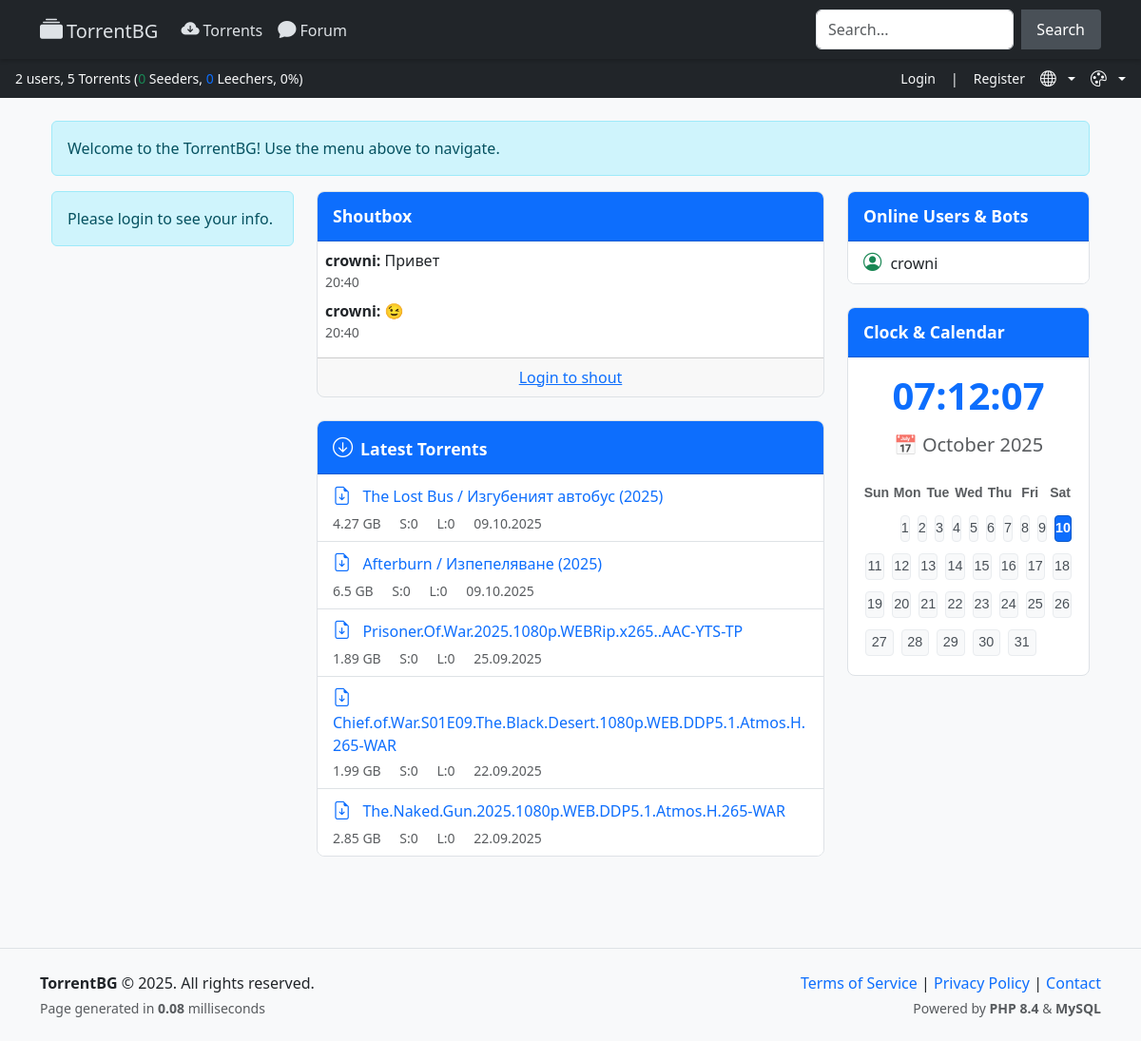
The page / on the database its author committed.
### tables this page shows
CREATE TABLE IF NOT EXISTS `blocks` (
  `id` int UNSIGNED NOT NULL AUTO_INCREMENT,
  `name` varchar(50) NOT NULL,
  `title` varchar(100) NOT NULL,
  `position` enum('left','center','right') NOT NULL DEFAULT 'center',
  `order` tinyint UNSIGNED NOT NULL DEFAULT '0',
  `is_active` tinyint(1) NOT NULL DEFAULT '1',
  `is_locked` tinyint(1) NOT NULL DEFAULT '0',
  PRIMARY KEY (`id`),
  UNIQUE KEY `name` (`name`)
);

CREATE TABLE IF NOT EXISTS `shoutbox` (
  `id` int UNSIGNED NOT NULL AUTO_INCREMENT,
  `user_id` int UNSIGNED NOT NULL,
  `message` text NOT NULL,
  `created_at` datetime DEFAULT CURRENT_TIMESTAMP,
  PRIMARY KEY (`id`),
  KEY `user_id` (`user_id`)
);

CREATE TABLE IF NOT EXISTS `users` (
  `id` int UNSIGNED NOT NULL AUTO_INCREMENT,
  `username` varchar(50) NOT NULL,
  `email` varchar(100) NOT NULL,
  `password` varchar(255) NOT NULL,
  `rank` tinyint UNSIGNED NOT NULL DEFAULT '2' COMMENT '1=Guest,2=User,3=Uploader,4=Validator,5=Moderator,6=Owner',
  `created_at` timestamp NULL DEFAULT CURRENT_TIMESTAMP,
  `last_login` datetime DEFAULT NULL,
  `language` varchar(5) DEFAULT 'en',
  `style` varchar(10) DEFAULT 'light',
  `unread_notifications` int UNSIGNED NOT NULL DEFAULT '0',
  PRIMARY KEY (`id`),
  UNIQUE KEY `username` (`username`),
  UNIQUE KEY `email` (`email`)
);

CREATE TABLE IF NOT EXISTS `torrents` (
  `id` int UNSIGNED NOT NULL AUTO_INCREMENT,
  `info_hash` varchar(40) NOT NULL,
  `name` varchar(255) NOT NULL,
  `description` text,
  `poster` varchar(255) DEFAULT NULL,
  `imdb_link` varchar(255) DEFAULT NULL,
  `youtube_link` varchar(255) DEFAULT NULL,
  `category_id` int UNSIGNED NOT NULL DEFAULT '1',
  `uploader_id` int UNSIGNED NOT NULL,
  `size` bigint UNSIGNED NOT NULL,
  `files_count` int UNSIGNED NOT NULL DEFAULT '1',
  `seeders` int UNSIGNED NOT NULL DEFAULT '0',
  `leechers` int UNSIGNED NOT NULL DEFAULT '0',
  `completed` int UNSIGNED NOT NULL DEFAULT '0',
  `uploaded_at` datetime DEFAULT CURRENT_TIMESTAMP,
  `updated_at` datetime DEFAULT CURRENT_TIMESTAMP ON UPDATE CURRENT_TIMESTAMP,
  PRIMARY KEY (`id`),
  UNIQUE KEY `info_hash` (`info_hash`)
);

CREATE TABLE IF NOT EXISTS `online_users` (
  `user_id` int UNSIGNED NOT NULL,
  `last_activity` datetime NOT NULL,
  `is_bot` tinyint(1) NOT NULL DEFAULT '0',
  PRIMARY KEY (`user_id`)
);

### includes/Language.php (called while the page is built, shortened)
<?php
class Language {
    private string $langCode;
    private array $translations = [];
    public function __construct(string $langCode = 'en') {
        $supported = ['en', 'bg', 'fr', 'de', 'ru'];
        $this->langCode = in_array($langCode, $supported) ? $langCode : 'en';
    }
    private function loadLanguage(): void {
        $file = __DIR__ . "/../language/{$this->langCode}.php";
        if (file_exists($file)) {
            $this->translations = require $file;
        } else {
            $this->translations = require __DIR__ . '/../language/en.php';
        }
    }
    public function get(string $key, ...$params): string {
        $text = $this->translations[$key] ?? "{{$key}}";
        return $params ? vsprintf($text, array_map('htmlspecialchars', $params)) : htmlspecialchars($text);
    }
}

### includes/Auth.php (called while the page is built, shortened)
<?php
class Auth {
    private ?array $user = null;
    public function isLoggedIn(): bool {
        return $this->user !== null;
    }
}

### blocks/latest_torrents.php (the view, shortened to what this page needs)
<?php
$stmt = $pdo->prepare("SELECT id, name, size, seeders, leechers, uploaded_at FROM torrents ORDER BY uploaded_at DESC LIMIT 5");
$stmt->execute();
$torrents = $stmt->fetchAll(PDO::FETCH_ASSOC);
?>
<div class="card mb-4">
    <div class="card-header">
        <i class="bi bi-arrow-down-circle me-2"></i><?= htmlspecialchars($lang->get('latest_torrents')) ?>
    </div>
    <div class="card-body p-0">
        <ul class="list-group list-group-flush">
            <?php foreach ($torrents as $t): ?>
                <li class="list-group-item">
                    <a href="/torrent.php?id=<?= $t['id'] ?>" class="text-decoration-none">
                        <i class="bi bi-file-earmark-arrow-down me-2 text-primary"></i>
                        <?= htmlspecialchars($t['name']) ?>
                    </a>
                    <div class="small text-muted mt-1">
                        <span class="me-3"><?= formatBytes($t['size']) ?></span>
                        <span class="me-3">S:<?= $t['seeders'] ?></span>
                        <span class="me-3">L:<?= $t['leechers'] ?></span>
                        <span><?= date('d.m.Y', strtotime($t['uploaded_at'])) ?></span>
                    </div>
                </li>
            <?php endforeach; ?>
        </ul>
    </div>
</div>
<?php
function formatBytes(int $bytes, int $precision = 2): string {
    $units = ['B', 'KB', 'MB', 'GB', 'TB'];
    $bytes = max($bytes, 0);
    $pow = floor(($bytes ? log($bytes) : 0) / log(1024));
    $pow = min($pow, count($units) - 1);
    $bytes /= (1 << (10 * $pow));
    return round($bytes, $precision) . ' ' . $units[$pow];
}
?>

### index.php
<?php
require_once __DIR__ . '/templates/header.php';
require_once __DIR__ . '/includes/BlockManager.php';
$lang = new Language($_SESSION['lang'] ?? 'en');
$blockManager = new BlockManager($pdo);
?>
<div class="container-fluid" id="main-content">
    <div class="alert alert-info">
        <?= $lang->get('welcome_to_site') ?>
    </div>
    <div class="row">
        <div class="col-md-3">
            <?php
            $leftBlocks = $blockManager->getBlocksByPosition('left');
            foreach ($leftBlocks as $block) {
                if ($block['is_active']) {
                    $blockManager->renderBlock($block['name'], $pdo, $auth, $lang);
                }
            }
            ?>
        </div>
        <div class="col-md-6">
            <?php
            $centerBlocks = $blockManager->getBlocksByPosition('center');
            foreach ($centerBlocks as $block) {
                if ($block['is_active']) {
                    $blockManager->renderBlock($block['name'], $pdo, $auth, $lang);
                }
            }
            ?>
        </div>
        <div class="col-md-3">
            <?php
            $rightBlocks = $blockManager->getBlocksByPosition('right');
            foreach ($rightBlocks as $block) {
                if ($block['is_active']) {
                    $blockManager->renderBlock($block['name'], $pdo, $auth, $lang);
                }
            }
            ?>
        </div>
    </div>
</div>
<?php require_once __DIR__ . '/templates/footer.php'; ?>

### blocks/user_info.php (shortened to what this page needs)
<?php
if (!$auth->isLoggedIn()) {
    echo '<div class="alert alert-info">' . $lang->get('please_login') . '</div>';
    return;
}
?>

### blocks/shoutbox.php (shortened to what this page needs)
<?php
$canShout = $auth->isLoggedIn();
$stmt = $pdo->prepare("
    SELECT s.id, s.message, s.created_at, u.username, u.rank, u.id as user_id
    FROM shoutbox s
    JOIN users u ON s.user_id = u.id
    ORDER BY s.created_at DESC LIMIT 10
");
$stmt->execute();
$messages = array_reverse($stmt->fetchAll(PDO::FETCH_ASSOC));
?>
<div class="card mb-4" id="shoutboxCard">
    <div class="card-header d-flex justify-content-between align-items-center">
        <span><?= htmlspecialchars($lang->get('shoutbox')) ?></span>
    </div>
    <div class="card-body p-2">
        <div id="shoutboxMessages" style="max-height: 300px; overflow-y: auto;">
            <?php if (empty($messages)): ?>
                <div class="text-muted small"><?= htmlspecialchars($lang->get('shoutbox_empty')) ?></div>
            <?php else: ?>
                <?php foreach ($messages as $msg): ?>
                    <div class="mb-2 d-flex justify-content-between align-items-start">
                        <div>
                            <strong><?= htmlspecialchars($msg['username']) ?>:</strong>
                            <span class="message-content">
                                <?php
                                $message = htmlspecialchars($msg['message']);
                                $smileMap = [
                                    'smile' => '😊',
                                    'wink' => '😉',
                                    'grin' => '😀',
                                    'tongue' => '😛',
                                    'laugh' => '😂',
                                    'sad' => '😢',
                                    'angry' => '😠',
                                    'shock' => '😲',
                                    'cool' => '😎',
                                    'blush' => '😳'
                                ];
                                $message = preg_replace_callback('/\[smile=([a-z]+)\]/', function($matches) use ($smileMap) {
                                    return $smileMap[$matches[1]] ?? $matches[0];
                                }, $message);
                                echo $message;
                                ?>
                            </span>
                            <div class="small text-muted"><?= date('H:i', strtotime($msg['created_at'])) ?></div>
                        </div>
                    </div>
                <?php endforeach; ?>
            <?php endif; ?>
        </div>
    </div>
    <?php if ($canShout): ?>
        <div class="card-footer p-2">
            <form id="shoutForm" class="d-flex">
                <input type="text" name="message" class="form-control form-control-sm me-2" placeholder="<?= htmlspecialchars($lang->get('type_message')) ?>" required maxlength="255">
                <button type="submit" class="btn btn-primary btn-sm"><?= htmlspecialchars($lang->get('send')) ?></button>
            </form>
        </div>
    <?php else: ?>
        <div class="card-footer p-2 text-center">
            <a href="/login.php"><?= htmlspecialchars($lang->get('login_to_shout')) ?></a>
        </div>
    <?php endif; ?>
</div>

### blocks/online_users.php (shortened to what this page needs)
<?php
$pdo->exec("DELETE FROM online_users WHERE last_activity < NOW() - INTERVAL 5 MINUTE");
$stmt = $pdo->query("
    SELECT ou.user_id, ou.is_bot, u.username
    FROM online_users ou
    JOIN users u ON ou.user_id = u.id
    WHERE ou.is_bot = 0
    ORDER BY ou.last_activity DESC
");
$users = $stmt->fetchAll();
?>
<div class="card mb-4">
    <div class="card-header">
        <?= $lang->get('online_users_and_bots') ?>
    </div>
    <div class="card-body p-0">
        <?php if (!empty($users)): ?>
            <ul class="list-group list-group-flush">
                <?php foreach ($users as $u): ?>
                    <li class="list-group-item">
                        <i class="bi bi-person-circle text-success"></i>
                        <?= htmlspecialchars($u['username']) ?>
                    </li>
                <?php endforeach; ?>
            </ul>
        <?php endif; ?>
    </div>
</div>

### blocks/clock.php (shortened to what this page needs)
<?php
$today = getdate();
$currentDay = $today['mday'];
$currentMonth = $today['mon'];
$currentYear = $today['year'];
$firstDay = getdate(mktime(0, 0, 0, $currentMonth, 1, $currentYear));
$startDayOfWeek = $firstDay['wday'];
$lastDay = date('t', mktime(0, 0, 0, $currentMonth, 1, $currentYear));
$weekdays = [
    $lang->get('sunday_short'),
    $lang->get('monday_short'),
    $lang->get('tuesday_short'),
    $lang->get('wednesday_short'),
    $lang->get('thursday_short'),
    $lang->get('friday_short'),
    $lang->get('saturday_short')
];
$monthNames = [
    1 => $lang->get('january'),
    2 => $lang->get('february'),
    3 => $lang->get('march'),
    4 => $lang->get('april'),
    5 => $lang->get('may'),
    6 => $lang->get('june'),
    7 => $lang->get('july'),
    8 => $lang->get('august'),
    9 => $lang->get('september'),
    10 => $lang->get('october'),
    11 => $lang->get('november'),
    12 => $lang->get('december')
];
$currentMonthName = $monthNames[$currentMonth] ?? 'Unknown';
?>
<div class="card mb-4">
    <div class="card-header">
        <?= $lang->get('clock_and_calendar') ?>
    </div>
    <div class="card-body">
        <div class="text-center mb-3">
            <h2 id="current-time" class="display-6 fw-bold text-primary"><?= date('H:i:s') ?></h2>
        </div>
        <div class="text-center mb-4">
            <div class="h5 fw-normal text-muted">
                📅 <?= htmlspecialchars($currentMonthName) ?> <?= $currentYear ?>
            </div>
        </div>
        <div class="calendar-grid">
            <div class="calendar-header row g-1 mb-1">
                <?php foreach ($weekdays as $weekday): ?>
                    <div class="col text-center small fw-bold text-muted"><?= $weekday ?></div>
                <?php endforeach; ?>
            </div>
            <div class="calendar-days row g-1">
                <?php
                for ($i = 0; $i < $startDayOfWeek; $i++) {
                    echo '<div class="col p-1"><div class="day empty"></div></div>';
                }
                for ($day = 1; $day <= $lastDay; $day++) {
                    $isToday = ($day == $currentDay);
                    $dayClass = $isToday ? 'today' : 'normal';
                    echo '<div class="col p-1">';
                    echo '<div class="day ' . $dayClass . '">' . $day . '</div>';
                    echo '</div>';
                }
                $totalCells = $startDayOfWeek + $lastDay;
                $remainingCells = (7 - ($totalCells % 7)) % 7;
                for ($i = 0; $i < $remainingCells; $i++) {
                    echo '<div class="col p-1"><div class="day empty"></div></div>';
                }
                ?>
            </div>
        </div>
    </div>
</div>

### styles/light/style.css (style rules this page uses)
body { background-color: #f8f9fa; color: #212529; font-family: 'Segoe UI', Tahoma, Geneva, Verdana, sans-serif; }
.card { border: 1px solid #dee2e6; border-radius: 8px; margin-bottom: 1rem; overflow: hidden; }
.card-header { background-color: #0d6efd; color: white; padding: 0.75rem 1rem; font-weight: bold; font-size: 1.1rem; }

### blocks/online_users.php (style rules this page uses)
.bi { font-size: 1.2em; margin-right: 5px; }

### blocks/clock.php (style rules this page uses)
.calendar-grid { font-family: Arial, sans-serif; }
.calendar-header .col { height: 30px; display: flex; align-items: center; justify-content: center; }
.calendar-days { --day-size: 36px; }
.calendar-days .col { height: var(--day-size); }
.day { width: 100%; height: 100%; display: flex; align-items: center; justify-content: center; border-radius: 4px; font-size: 0.9rem; font-weight: 500; cursor: default; }
.day.normal { background: #f8f9fa; color: #495057; border: 1px solid #e9ecef; }
.day.today { background: #0d6efd; color: white; font-weight: bold; border: 1px solid #0a58ca; }
.day.empty { background: transparent; border: none; }

### rows shown on the page
shoutbox: user.username "crowni", message "Привет", created_at "20:40"
shoutbox: user.username "crowni", message "😉", created_at "20:40"
torrents: name "The Lost Bus / Изгубеният автобус (2025)", size "4.27 GB", seeders "0", leechers "0", uploaded_at "09.10.2025"
torrents: name "Afterburn / Изпепеляване (2025)", size "6.5 GB", seeders "0", leechers "0", uploaded_at "09.10.2025"
torrents: name "Prisoner.Of.War.2025.1080p.WEBRip.x265..AAC-YTS-TP", size "1.89 GB", seeders "0", leechers "0", uploaded_at "25.09.2025"
torrents: name "Chief.of.War.S01E09.The.Black.Desert.1080p.WEB.DDP5.1.Atmos.H.265-WAR", size "1.99 GB", seeders "0", leechers "0", uploaded_at "22.09.2025"
torrents: name "The.Naked.Gun.2025.1080p.WEB.DDP5.1.Atmos.H.265-WAR", size "2.85 GB", seeders "0", leechers "0", uploaded_at "22.09.2025"
online_users: user_id.username "crowni"
blocks: weekday "Sun", weekday "Mon", weekday "Tue", weekday "Wed", weekday "Thu", weekday "Fri", weekday "Sat"

### other values the page prints
$lang->get('site_title') "TorrentBG"
$lang->get('torrents') "Torrents"
$lang->get('forum') "Forum"
$lang->get('search_button') "Search"
$totalUsers "2"
$lang->get('users') "users"
$totalTorrents "5"
$seeders "0"
$lang->get('seeders') "Seeders"
$leechers "0"
$lang->get('leechers') "Leechers"
$seederPercentage "0"
$lang->get('login') "Login"
$lang->get('register') "Register"
$lang->get('welcome_to_site') "Welcome to the TorrentBG! Use the menu above to navigate."
